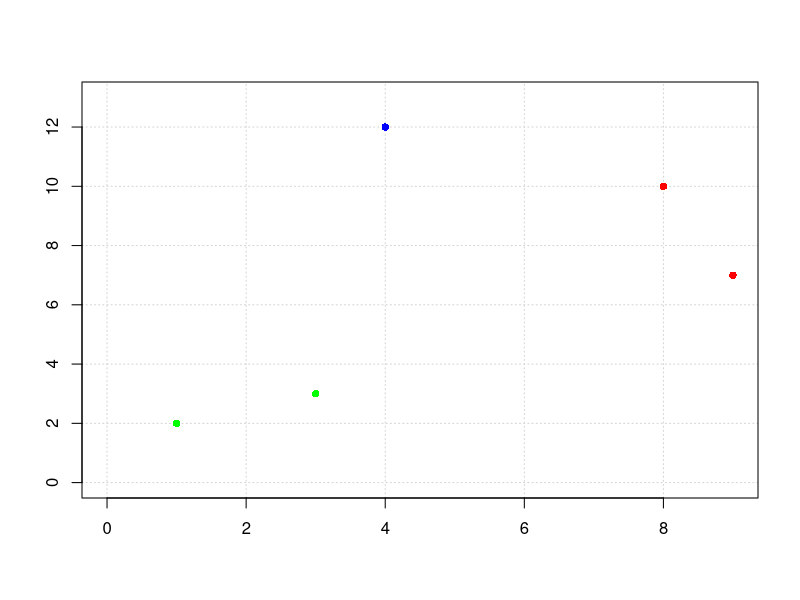

Reproduce this figure in R.
## ---- chunk 1
knitr::opts_chunk$set(echo = TRUE)
library(tidyverse)
library(knitr)
library(tools)
library(formatR)
library(calibrate)
library(data.table)
library(dplyr)
library(formattable)
library(tidyr)
library(kableExtra)
## ---- chunk 2
x <- c(1,3,8,9,4)
y <- c(2,3,10,7,12)

plot(x,y, pch = 16, col = c("green", "green", "red", "red", "blue"), xlim = c(0,9), ylim = c(0,13), xlab = "", ylab = "", panel.first = grid())

z <- as.data.frame(cbind(x,y))
proximitymatrix <- dist(z, method = "euclidean")
cluster <- hclust(proximitymatrix, method = "complete")
tree <- cutree(cluster, k = 3)
